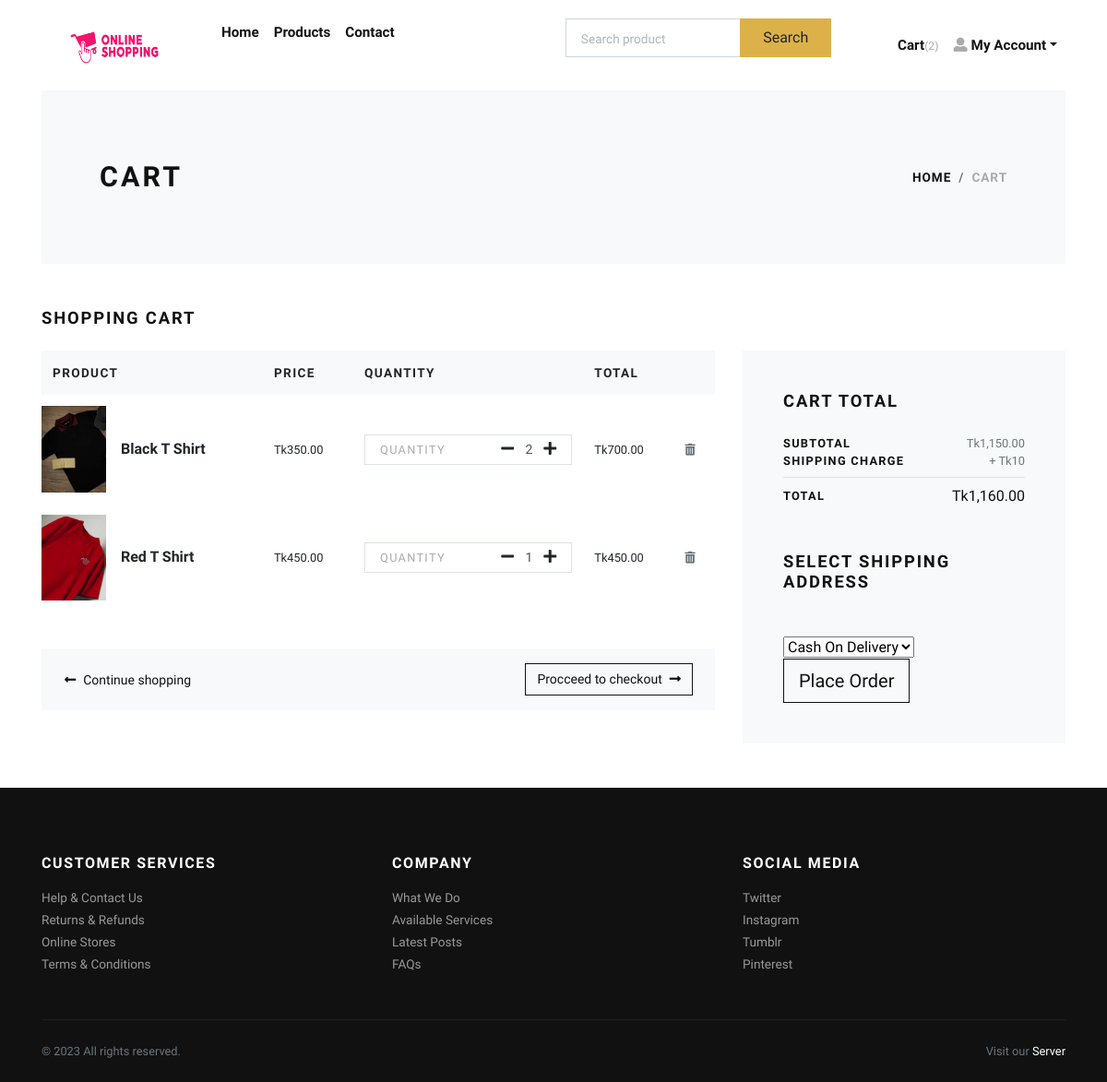
/cart/ (signed in), run on an earlier commit of the app's database.
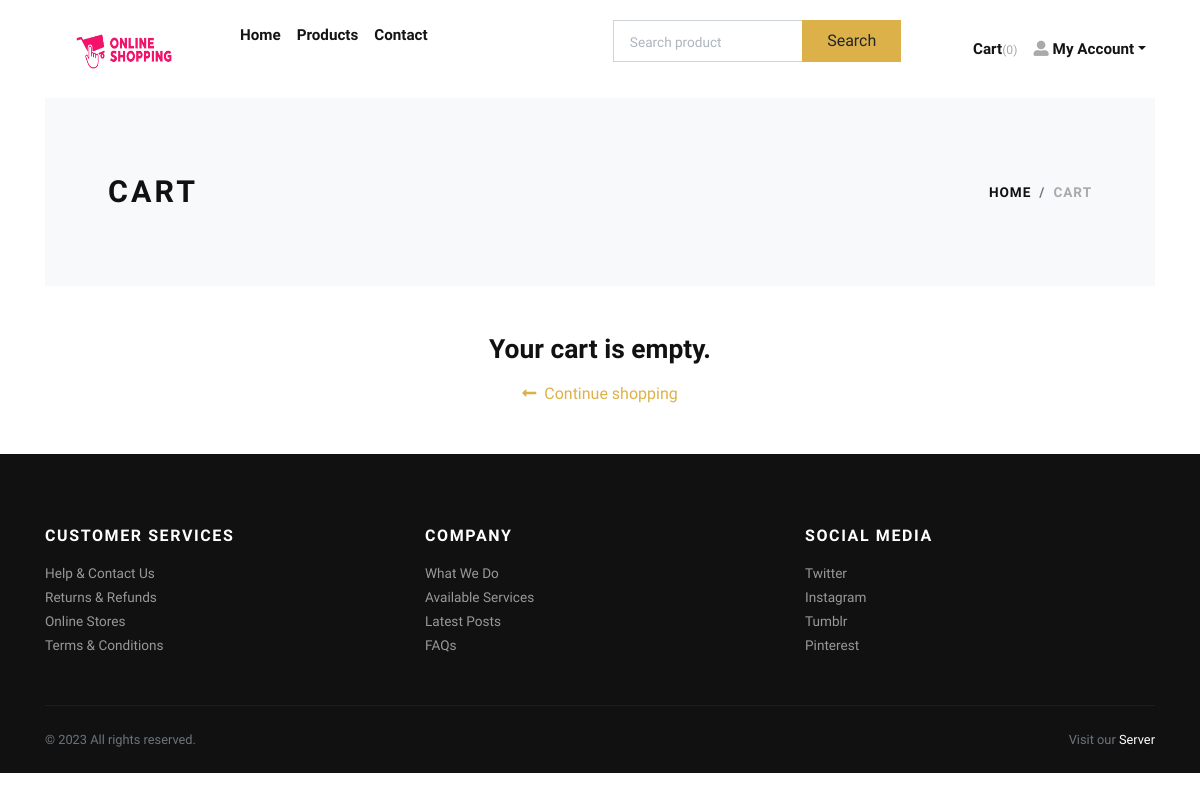
And on a later commit of the database.
### store/models.py (models this page shows, shortened)
class Cart(models.Model):
    user = models.ForeignKey(
        User, verbose_name="User", related_name="carts", on_delete=models.CASCADE
    )
    product = models.ForeignKey(
        Product, verbose_name="Product", on_delete=models.CASCADE
    )
    quantity = models.PositiveIntegerField(default=1, verbose_name="Quantity")
    created_at = models.DateTimeField(auto_now_add=True, verbose_name="Created Date")
    updated_at = models.DateTimeField(auto_now=True, verbose_name="Updated Date")
    @property
    def total_price(self):
        return self.quantity * self.product.price

class Product(models.Model):
    title = models.CharField(max_length=150, verbose_name="Product Title")
    slug = models.SlugField(max_length=160, verbose_name="Product Slug")
    sku = models.CharField(
        max_length=255, unique=True, verbose_name="Unique Product ID (SKU)"
    )
    short_description = models.TextField(verbose_name="Short Description")
    detail_description = models.TextField(
        blank=True, null=True, verbose_name="Detail Description"
    )
    product_image = models.ImageField(
        upload_to="product", blank=True, null=True, verbose_name="Product Image"
    )
    price = models.DecimalField(max_digits=8, decimal_places=2)
    category = models.ForeignKey(
        Category, verbose_name="Product Categoy", on_delete=models.CASCADE
    )
    is_active = models.BooleanField(verbose_name="Is Active?")
    is_featured = models.BooleanField(verbose_name="Is Featured?")
    created_at = models.DateTimeField(auto_now_add=True, verbose_name="Created Date")
    updated_at = models.DateTimeField(auto_now=True, verbose_name="Updated Date")
    class Meta:
        verbose_name_plural = "Products"
        ordering = ("-created_at",)

### store/views.py (the view)
# urls.py: path('cart/', views.cart, name="cart"),
@login_required
def cart(request):
    user = request.user
    cart_products = Cart.objects.filter(user=user)
    amount = decimal.Decimal(0)
    shipping_amount = decimal.Decimal(10)
    cp = [p for p in Cart.objects.all() if p.user == user]
    if cp:
        for p in cp:
            temp_amount = p.quantity * p.product.price
            amount += temp_amount
    addresses = Address.objects.filter(user=user)
    context = {
        "cart_products": cart_products,
        "amount": amount,
        "shipping_amount": shipping_amount,
        "total_amount": amount + shipping_amount,
        "addresses": addresses,
    }
    return render(request, "store/cart.html", context)

### store/context_preprocessors.py (called while the page is built)
def store_menu(request):
    categories = Category.objects.filter(is_active=True)
    context = {
        'categories_menu': categories,
    }
    return context

def cart_menu(request):
    if request.user.is_authenticated:
        cart_items= Cart.objects.filter(user=request.user)
        context = {
            'cart_items': cart_items,
        }
    else:
        context = {}
    return context

### templates/store/cart.html (shortened to what the changed rows need)
{% extends 'base.html' %}
{% load static %}
{% load humanize %}
    {% block content %}
      <div class="container">
        <section class="py-5 bg-light">
          <div class="container">
            <div class="row px-4 px-lg-5 py-lg-4 align-items-center">
              <div class="col-lg-6">
                <h1 class="h2 text-uppercase mb-0">Cart</h1>
              </div>
            </div>
          </div>
        </section>
        {% if cart_products %}
        <section class="py-5 cart_section">
          <h2 class="h5 text-uppercase mb-4">Shopping cart</h2>
          <div class="row">
            <div class="col-lg-8 mb-4 mb-lg-0">
              <div class="table-responsive mb-4">
                <table class="table">
                  <thead class="bg-light">
                    <tr>
                      <th class="border-0" scope="col"> <strong class="text-small text-uppercase">Product</strong></th>
                      <th class="border-0" scope="col"> <strong class="text-small text-uppercase">Price</strong></th>
                      <th class="border-0" scope="col"> <strong class="text-small text-uppercase">Quantity</strong></th>
                      <th class="border-0" scope="col"> <strong class="text-small text-uppercase">Total</strong></th>
                      <th class="border-0" scope="col"> </th>
                    </tr>
                  </thead>
                  <tbody>
                    {% for cart_product in cart_products %}
                    <tr class="cart_product{{cart_product.id}} cart_count">
                      <th class="pl-0 border-0" scope="row">
                        <div class="media align-items-center">
                          {% if cart_product.product.product_image %}
                            <a class="reset-anchor d-block animsition-link" href="{% url 'store:product-detail' cart_product.product.slug %}"><img src="{{cart_product.product.product_image.url}}" alt="{{cart_product.product.title}}" width="70"/></a>
                          {% else %}
                            <a class="reset-anchor d-block animsition-link" href="{% url 'store:product-detail' cart_product.product.slug %}"><img src="{% static 'img/product-detail-3.jpg' %}" alt="{{cart_product.product.title}}" width="70"/></a>
                          {% endif %}
                          <div class="media-body ml-3"><strong class="h6"><a class="reset-anchor animsition-link" href="{% url 'store:product-detail' cart_product.product.slug %}">{{cart_product.product.title}}</a></strong></div>
                        </div>
                      </th>
                      <td class="align-middle border-0">
                        <p class="mb-0 small">Tk{{cart_product.product.price}}</p>
                      </td>
                      <td class="align-middle border-0">
                        <div class="border d-flex align-items-center justify-content-between px-3"><span class="small text-uppercase text-gray headings-font-family">Quantity</span>
                          <div class="quantity">
                            <a class="dec-btn p-0 ml-2 minus-btn in_dec_btn" data-cart-id="{{ cart_product.id }}" >
                              <i class="fas fa-minus"></i>
                            </a>
                            <input class="form-control form-control-sm border-0 shadow-0 p-0 item-quantity" id="quantity-{{ cart_product.id }}" type="text" value="{{cart_product.quantity}}"/>
                            <a class="inc-btn p-0 plus-btn in_dec_btn" data-cart-id="{{ cart_product.id }}">
                              <i class="fas fa-plus"></i>
                            </a>
                          </div>
                        </div>
                      </td>
                      <td class="align-middle border-0">
                        <p class="mb-0 small total_item_price{{cart_product.id}}">Tk{{cart_product.total_price|intcomma}}</p>
                      </td>
                      <td class="align-middle border-0"><a class="reset-anchor" href="{% url 'store:remove-cart' cart_product.id %}"><i class="fas fa-trash-alt small text-muted"></i></a></td>
                    </tr>
                    {% endfor %}
                  </tbody>
                </table>
              </div>
              <div class="bg-light px-4 py-3">
                <div class="row align-items-center text-center">
                  <div class="col-md-6 mb-3 mb-md-0 text-md-left"><a class="btn btn-link p-0 text-dark btn-sm" href="{% url 'store:home' %}"><i class="fas fa-long-arrow-alt-left mr-2"> </i>Continue shopping</a></div>
                  <div class="col-md-6 text-md-right"><a class="btn btn-outline-dark btn-sm" href="{% url 'store:checkout' %}">Procceed to checkout<i class="fas fa-long-arrow-alt-right ml-2"></i></a></div>
                </div>
              </div>
            </div>
            <div class="col-lg-4">
              <div class="card border-0 rounded-0 p-lg-4 bg-light">
                <div class="card-body">
                  <h5 class="text-uppercase mb-4">Cart total</h5>
                  <ul class="list-unstyled mb-0">
                    <li class="d-flex align-items-center justify-content-between"><strong class="text-uppercase small font-weight-bold">Subtotal</strong><span class="text-muted small subtotal">Tk{{amount|intcomma}}</span></li>
                    <li class="d-flex align-items-center justify-content-between"><strong class="text-uppercase small font-weight-bold">Shipping Charge</strong><span class="text-muted small">+ Tk{{shipping_amount}}</span></li>
                    <li class="border-bottom my-2"></li>
                    <li class="d-flex align-items-center justify-content-between mb-4"><strong class="text-uppercase small font-weight-bold">Total</strong><span class="total_price_with_shipping">Tk{{total_amount|intcomma}}</span></li>
                  </ul>
                  <h5 class="text-uppercase my-5">Select Shipping Address</h5>
                  <form action="{% url 'store:checkout' %}" id="myform">
                    <select name="paymenttype">
                      <option value="cash">Cash On Delivery</option>
                    </select>
                    <button type="submit" class="btn btn-dark btn-lg btn-outline-dark" type="submit"> Place Order</button>
                  </form>
                </div>
              </div>
            </div>
          </div>
        </section>
        {% else %}
          <div class="text-center py-5">
            <h3 class="mb-3">Your cart is empty.</h3>
            <a href="{% url 'store:home' %}"><i class="fas fa-long-arrow-alt-left mr-2"> </i>Continue shopping</a>
          </div>
        {% endif %}
      </div>
      {% endblock content %}

What changed in the data, as far as the page shows it:
removed Cart: product.product_image (picture), product "Black T Shirt", product.price "350.00", quantity "2", total_price "700.00"
removed Cart: product.product_image (picture), product "Red T Shirt", product.price "450.00", quantity "1", total_price "450.00"
Also different on the page:
{{ cart_items.count }}: "2" → "0"
{{ amount|intcomma }}: "1,150.00" → (not shown)
{{ shipping_amount }}: "10" → (not shown)
{{ total_amount|intcomma }}: "1,160.00" → (not shown)
form field paymenttype: "Cash On Delivery" → (not shown)
text no longer shown: "SHOPPING CART PRODUCT PRICE QUANTITY TOTAL Procceed to checkout CART TOTAL SUBTOTAL Tk SHIPPING CHARGE + Tk TOTAL Tk SELECT SHIPPING ADDRESS Place Order"
text now shown: "Your cart is empty."
